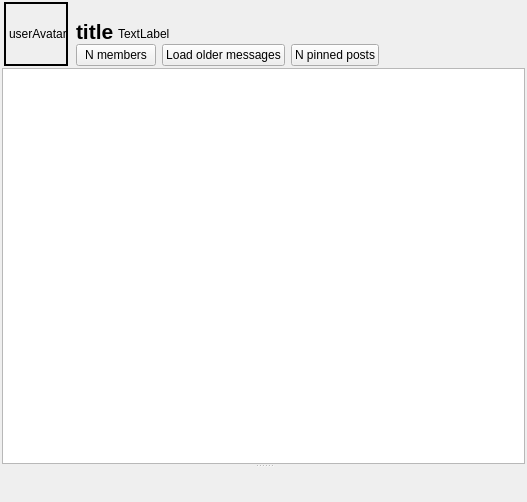
<?xml version="1.0" encoding="UTF-8"?>
<ui version="4.0">
 <class>ChatArea</class>
 <widget class="QWidget" name="ChatArea">
  <property name="geometry">
   <rect>
    <x>0</x>
    <y>0</y>
    <width>527</width>
    <height>502</height>
   </rect>
  </property>
  <property name="windowTitle">
   <string>Form</string>
  </property>
  <layout class="QVBoxLayout" name="verticalLayout">
   <property name="spacing">
    <number>2</number>
   </property>
   <property name="leftMargin">
    <number>2</number>
   </property>
   <property name="topMargin">
    <number>2</number>
   </property>
   <property name="rightMargin">
    <number>2</number>
   </property>
   <property name="bottomMargin">
    <number>2</number>
   </property>
   <item>
    <layout class="QHBoxLayout" name="headerLayout">
     <property name="leftMargin">
      <number>2</number>
     </property>
     <property name="topMargin">
      <number>0</number>
     </property>
     <property name="rightMargin">
      <number>2</number>
     </property>
     <property name="bottomMargin">
      <number>0</number>
     </property>
     <item>
      <widget class="QLabel" name="userAvatar">
       <property name="sizePolicy">
        <sizepolicy hsizetype="Minimum" vsizetype="Minimum">
         <horstretch>0</horstretch>
         <verstretch>0</verstretch>
        </sizepolicy>
       </property>
       <property name="minimumSize">
        <size>
         <width>64</width>
         <height>64</height>
        </size>
       </property>
       <property name="maximumSize">
        <size>
         <width>64</width>
         <height>64</height>
        </size>
       </property>
       <property name="frameShape">
        <enum>QFrame::Box</enum>
       </property>
       <property name="frameShadow">
        <enum>QFrame::Plain</enum>
       </property>
       <property name="lineWidth">
        <number>2</number>
       </property>
       <property name="text">
        <string>userAvatar</string>
       </property>
      </widget>
     </item>
     <item>
      <layout class="QVBoxLayout" name="verticalLayout_2">
       <property name="spacing">
        <number>0</number>
       </property>
       <property name="leftMargin">
        <number>6</number>
       </property>
       <item>
        <layout class="QHBoxLayout" name="titlelLayout">
         <property name="rightMargin">
          <number>0</number>
         </property>
         <item alignment="Qt::AlignBottom">
          <widget class="QLabel" name="titleLabel">
           <property name="sizePolicy">
            <sizepolicy hsizetype="Preferred" vsizetype="Minimum">
             <horstretch>0</horstretch>
             <verstretch>0</verstretch>
            </sizepolicy>
           </property>
           <property name="font">
            <font>
             <pointsize>16</pointsize>
             <bold>true</bold>
            </font>
           </property>
           <property name="styleSheet">
            <string notr="true"/>
           </property>
           <property name="frameShape">
            <enum>QFrame::NoFrame</enum>
           </property>
           <property name="frameShadow">
            <enum>QFrame::Plain</enum>
           </property>
           <property name="lineWidth">
            <number>1</number>
           </property>
           <property name="text">
            <string>title</string>
           </property>
          </widget>
         </item>
         <item alignment="Qt::AlignBottom">
          <widget class="QLabel" name="statusLabel">
           <property name="sizePolicy">
            <sizepolicy hsizetype="Preferred" vsizetype="Maximum">
             <horstretch>0</horstretch>
             <verstretch>0</verstretch>
            </sizepolicy>
           </property>
           <property name="styleSheet">
            <string notr="true">padding-left:1px; padding-bottom: 3px</string>
           </property>
           <property name="frameShape">
            <enum>QFrame::NoFrame</enum>
           </property>
           <property name="text">
            <string>TextLabel</string>
           </property>
          </widget>
         </item>
         <item>
          <spacer name="horizontalSpacer">
           <property name="orientation">
            <enum>Qt::Horizontal</enum>
           </property>
           <property name="sizeHint" stdset="0">
            <size>
             <width>40</width>
             <height>20</height>
            </size>
           </property>
          </spacer>
         </item>
        </layout>
       </item>
       <item>
        <layout class="QHBoxLayout" name="propertieslLayout">
         <property name="spacing">
          <number>6</number>
         </property>
         <property name="bottomMargin">
          <number>0</number>
         </property>
         <item>
          <widget class="QPushButton" name="usersButton">
           <property name="text">
            <string>N members</string>
           </property>
          </widget>
         </item>
	<item>
          <widget class="QPushButton" name="loadOldPosts">
           <property name="text">
            <string>Load older messages</string>
           </property>
          </widget>
         </item>
         <item>
          <widget class="QPushButton" name="pinnedPostsButton">
           <property name="text">
            <string>N pinned posts</string>
           </property>
           <property name="icon">
            <iconset>
             <normaloff>:/img/pushpin.png</normaloff>:/img/pushpin.png</iconset>
           </property>
          </widget>
         </item>
         <item>
          <spacer name="horizontalSpacer_2">
           <property name="orientation">
            <enum>Qt::Horizontal</enum>
           </property>
           <property name="sizeHint" stdset="0">
            <size>
             <width>40</width>
             <height>20</height>
            </size>
           </property>
          </spacer>
         </item>
        </layout>
       </item>
      </layout>
     </item>
    </layout>
   </item>
   <item>
    <widget class="QSplitter" name="splitter">
     <property name="orientation">
      <enum>Qt::Vertical</enum>
     </property>
     <property name="handleWidth">
      <number>4</number>
     </property>
     <property name="childrenCollapsible">
      <bool>false</bool>
     </property>
     <widget class="Mattermost::PostsListWidget" name="listWidget">
      <property name="sizePolicy">
       <sizepolicy hsizetype="Expanding" vsizetype="Expanding">
        <horstretch>0</horstretch>
        <verstretch>1</verstretch>
       </sizepolicy>
      </property>
      <property name="focusPolicy">
       <enum>Qt::ClickFocus</enum>
      </property>
      <property name="contextMenuPolicy">
       <enum>Qt::CustomContextMenu</enum>
      </property>
      <property name="sizeAdjustPolicy">
       <enum>QAbstractScrollArea::AdjustToContents</enum>
      </property>
      <property name="selectionMode">
       <enum>QAbstractItemView::ContiguousSelection</enum>
      </property>
      <property name="verticalScrollMode">
       <enum>QAbstractItemView::ScrollPerPixel</enum>
      </property>
      <property name="resizeMode">
       <enum>QListView::Adjust</enum>
      </property>
     </widget>
     <widget class="Mattermost::OutgoingPostCreator" name="outgoingPostCreator" native="true"/>
    </widget>
   </item>
   <item>
    <layout class="QVBoxLayout" name="footerLayout">
     <property name="spacing">
      <number>0</number>
     </property>
     <item>
      <widget class="Mattermost::OutgoingPostPanel" name="outgoingPostPanel" native="true"/>
     </item>
    </layout>
   </item>
  </layout>
 </widget>
 <customwidgets>
  <customwidget>
   <class>Mattermost::PostsListWidget</class>
   <extends>QListWidget</extends>
   <header>chat-area/PostsListWidget.h</header>
  </customwidget>
  <customwidget>
   <class>Mattermost::OutgoingPostCreator</class>
   <extends>QWidget</extends>
   <header>chat-area/outgoing-post/OutgoingPostCreator.h</header>
   <container>1</container>
  </customwidget>
  <customwidget>
   <class>Mattermost::OutgoingPostPanel</class>
   <extends>QWidget</extends>
   <header>chat-area/outgoing-post/OutgoingPostPanel.h</header>
   <container>1</container>
  </customwidget>
 </customwidgets>
 <resources>
  <include location="../../resource.qrc"/>
 </resources>
 <connections/>
</ui>
